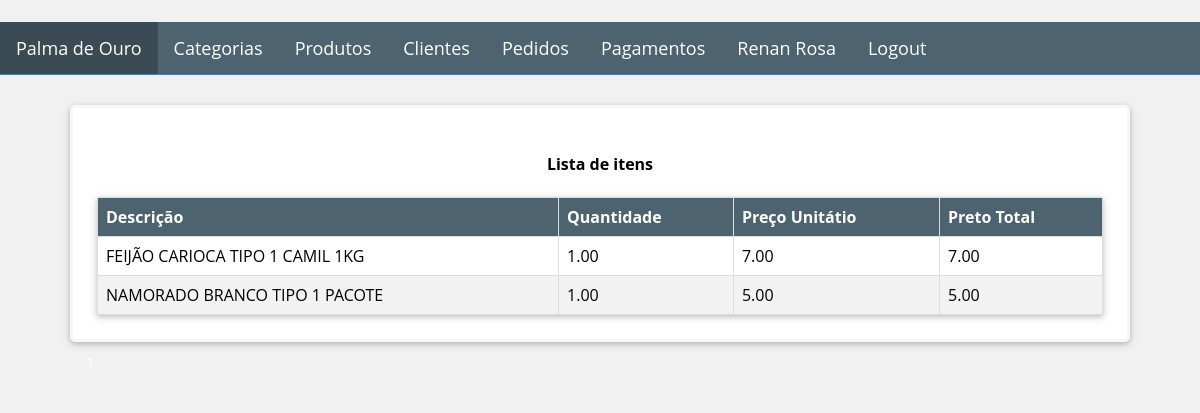
Page /order/2/items (signed in) on the committed database.
### Golden_Leaf/models.py (models this page shows, shortened)
class User(db.Model):
    __metaclass__ = ABCMeta
    __abstract__ = True
    id = db.Column(db.Integer, primary_key=True)
    name = db.Column(db.String(64), nullable=False, index=True)
    phone_number = db.Column(db.String(11), nullable=False)

class Clerk(User, UserMixin):
    __tablename__ = 'clerks'
    image_file = db.Column(db.String(64), default='default.png')
    email = db.Column(db.String(64), unique=True)
    password_hash = db.Column(db.String(128), nullable=False)
    __mapper_args__ = {
        'concrete': True
    }
    @property
    def password(self) -> None:
        raise AttributeError('password is not a readable attribute')

class Item(db.Model):
    __tablename__ = 'items'
    id = db.Column(db.Integer, primary_key=True)
    order_id = db.Column(db.Integer, ForeignKey('orders.id'), nullable=False)
    product_id = db.Column(db.Integer, ForeignKey(
        'products.id'), nullable=False)
    quantity = db.Column(db.Numeric(5, 2), nullable=False)
    extended_cost = db.Column(db.Numeric(7, 2), nullable=False)
    order = relationship("Order", backref=backref(
        'items', order_by=id), lazy=True)
    product = relationship("Product", uselist=False)
    __table_args__ = (CheckConstraint(
        quantity >= 0.01, name='quantity_positive'),)

class Product(db.Model):
    __tablename__ = 'products'
    id = db.Column(db.Integer, primary_key=True)
    description = db.Column(db.String(64))
    image_file = db.Column(db.String(32), default='default.jpg')
    unit_cost = db.Column(db.Numeric(6, 2), nullable=False)
    is_available = db.Column(db.Boolean, nullable=False)
    code = db.Column(db.String(13), unique=True, nullable=False)
    category_id = db.Column(db.Integer, ForeignKey(
        'categories.id'), nullable=False)
    category = relationship("Category", backref=backref(
        'products', order_by=description))
    __table_args__ = (CheckConstraint(
        unit_cost >= 0.00, name='unit_cost_positive'),)

### Golden_Leaf/views/order/routes.py (the view)
@blueprint_order.route('/order/<int:id>/items', methods=['GET'])
@login_required
def items_order(id):
    order = Order.query.get_or_404(id)
    page = request.args.get('page', 1, type=int)
    all_items = Item.query.filter_by(order=order).paginate(page, per_page=10)
    return render_template('order/items.html', order_items=all_items)

### Golden_Leaf/models.py (called while the page is built)
@login_manager.user_loader
def load_user(id):
    return Clerk.query.get(id)

### Golden_Leaf/templates/order/items.html
{% extends "base.html" %}
{% block page_content %}
<div class="container">
    <table>
        <caption><h4>Lista de itens</h4></caption>
        <thead>
            <tr>
                <th>Descrição</th>
                <th>Quantidade</th>
                <th>Preço Unitátio</th>
                <th>Preto Total</th>
            </tr>
        </thead>
        <tbody>
            {% for item in order_items.items %}
            <tr>
                <td>{{ item.product.description }}</td>
                <td>{{ item.quantity }}</td>
                <td>{{ item.product.unit_cost }}</td>
                <td>{{ item.extended_cost }}</td>
            </tr>
            {% endfor %}
        </tbody>
    </table>
</div>
<div>
    {% for page_number in order_items.iter_pages(left_edge=1,right_edge=1,left_current=1,right_current=2) %}
    {% if page_number %}
    {% if order_items.page == page_number %}
    <a class="btn btn-info mb-4"
       href="{{ url_for('blueprint_order.get_orders',page=page_number) }}">{{ page_number }}</a>
    {% else %}
    <a class="btn btn-outline-info mb-4"
       href="{{ url_for('blueprint_order.get_orders',page=page_number) }}">{{ page_number }}</a>
    {% endif %}
    {% else %}
    ...
    {% endif %}
    {% endfor %}
</div>
{% endblock %}

### Golden_Leaf/templates/base.html (shortened to what this page needs)
﻿<head>
    {% block head %}
    <link rel="stylesheet" type="text/css" href="{{ url_for('static', filename='css/styles.css') }}">
    {% endblock %}
</head>
<body>
    {% block navbar %}
    <header>
        <nav>
            <ul class="nav">
                <li>
                    <a class="nav-link active" href="{{ url_for('blueprint_main.index') }}">
                         Palma de Ouro
                    </a>
                </li>
                <li>
                    <a class="nav-link" href="{{ url_for('blueprint_category.get_categories') }}">Categorias</a>
                </li>
                <li>
                    <a class="nav-link" href="{{ url_for('blueprint_product.get_products') }}">Produtos</a>
                </li>
                <li>
                    <a class="nav-link" href="{{ url_for('blueprint_client.get_clients') }}">Clientes</a>
                </li>
                <li>
                    <a class="nav-link" href="{{ url_for('blueprint_order.get_orders') }}">Pedidos</a>
                </li>
                <li>
                    <a class="nav-link" href="{{ url_for('blueprint_payment.get_payment') }}">Pagamentos</a>
                </li>
                {% if current_user.is_authenticated %}
                <li>
                    <a class="nav-link" href="{{ url_for('blueprint_clerk.account') }}">
                        {{ current_user.name }}
                    </a>
                </li>
                <li>
                    <a class="nav-link" href="{{ url_for('blueprint_clerk.logout') }}">
                        Logout
                    </a>
                </li>
                {% else %}
                <li>
                    <a class="nav-link" href="{{ url_for('blueprint_clerk.login') }}">
                        <span class="glyphicon glyphicon-user"></span> Login
                    </a>
                </li>
                {% endif %}
            </ul>
        </nav>
    </header>
    {% endblock %}
    <main>
        {% block content  %}
        <div>
            {% block page_content %}
            {% endblock %}
        </div>
        {% endblock %}
    </main>
</body>

### Golden_Leaf/static/css/styles.css (style rules this page uses)
.container, .form-container { border-radius: 5px; color: #000; background-color: #ffffff; border: solid #f7f7f9; box-shadow: 0 2px 5px 0 rgba(0, 0, 0, 0.16), 0 2px 10px 0 rgba(0, 0, 0, 0.12); }
* { box-sizing: border-box; }
html, body, h1, h2, h3, h4, h5 { font-family: "Open Sans", sans-serif; }
body { background-color: #f1f1f1; margin: 0; }
.nav { list-style-type: none; margin: 0; padding: 0; background-color: #4d636f; color: #ffffff; font-size: 18px; border-bottom: 1px solid #1e8adc; display: flex; }
.nav-link { display: block; color: #ffffff; text-align: center; padding: 14px 16px; text-decoration: none; }
.active { background-color: #3a4b53; }
main { margin: auto; padding: 10px; width: 90%; }
.container { padding: 1.5rem; border-width: .2rem; }
table { background-color: #ffffff; color: #000; width: 100%; border-collapse: collapse; box-shadow: 0 2px 5px 0 rgba(0, 0, 0, 0.16), 0 2px 10px 0 rgba(0, 0, 0, 0.12); }
th { text-align: left; border: 1px solid #ddd; background-color: #4d636f; color: white; padding: 8px; }
td { border: 1px solid #ddd; padding: 8px; }
table tr:nth-child(even) { background-color: #f2f2f2; }
.btn { display: inline-block; text-decoration: none; border: 1px solid transparent; padding: 10px 15px; color: #fff; border-radius: .25rem; }

### rows in the picture
Clerk: name "Renan Rosa"
Item: product.description "FEIJÃO CARIOCA TIPO 1 CAMIL 1KG", quantity "1.00", product.unit_cost "7.00", extended_cost "7.00"
Item: product.description "NAMORADO BRANCO TIPO 1 PACOTE", quantity "1.00", product.unit_cost "5.00", extended_cost "5.00"
